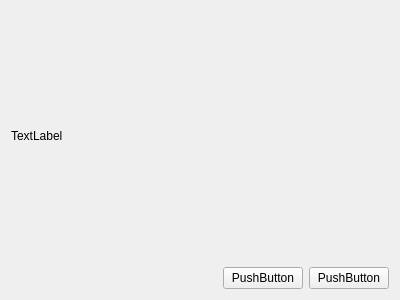
<?xml version="1.0" encoding="UTF-8"?>
<ui version="4.0">
 <class>statusPage</class>
 <widget class="StatusPage" name="statusPage">
  <property name="geometry">
   <rect>
    <x>0</x>
    <y>0</y>
    <width>400</width>
    <height>300</height>
   </rect>
  </property>
  <property name="windowTitle">
   <string>Form</string>
  </property>
  <layout class="QVBoxLayout" name="verticalLayout">
   <item>
    <layout class="QHBoxLayout" name="horizontalLayout">
     <item>
      <widget class="QLabel" name="statusLabel">
       <property name="text">
        <string>TextLabel</string>
       </property>
      </widget>
     </item>
    </layout>
   </item>
   <item>
    <layout class="QHBoxLayout" name="horizontalLayout_2">
     <item>
      <spacer name="horizontalSpacer">
       <property name="orientation">
        <enum>Qt::Horizontal</enum>
       </property>
       <property name="sizeHint" stdset="0">
        <size>
         <width>40</width>
         <height>20</height>
        </size>
       </property>
      </spacer>
     </item>
     <item>
      <widget class="QPushButton" name="actionButton">
       <property name="text">
        <string>PushButton</string>
       </property>
       <property name="autoDefault">
        <bool>true</bool>
       </property>
      </widget>
     </item>
     <item>
      <widget class="QPushButton" name="pushButton">
       <property name="text">
        <string>PushButton</string>
       </property>
       <property name="autoDefault">
        <bool>true</bool>
       </property>
       <property name="LPCText" stdset="0">
        <cstring>OK</cstring>
       </property>
      </widget>
     </item>
    </layout>
   </item>
  </layout>
 </widget>
 <customwidgets>
  <customwidget>
   <class>StatusPage</class>
   <extends>QWidget</extends>
   <header>statuspage.h</header>
   <container>1</container>
  </customwidget>
 </customwidgets>
 <resources/>
 <connections>
  <connection>
   <sender>actionButton</sender>
   <signal>clicked()</signal>
   <receiver>statusPage</receiver>
   <slot>onPageAction()</slot>
   <hints>
    <hint type="sourcelabel">
     <x>271</x>
     <y>221</y>
    </hint>
    <hint type="destinationlabel">
     <x>199</x>
     <y>149</y>
    </hint>
   </hints>
  </connection>
  <connection>
   <sender>pushButton</sender>
   <signal>clicked()</signal>
   <receiver>statusPage</receiver>
   <slot>deactivateUI()</slot>
   <hints>
    <hint type="sourcelabel">
     <x>352</x>
     <y>221</y>
    </hint>
    <hint type="destinationlabel">
     <x>199</x>
     <y>149</y>
    </hint>
   </hints>
  </connection>
 </connections>
</ui>
